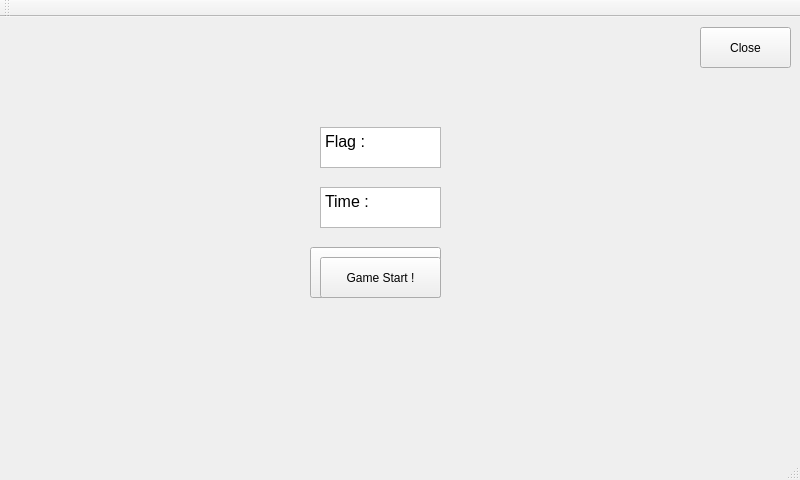
<?xml version="1.0" encoding="UTF-8"?>
<ui version="4.0">
 <class>MainWindow</class>
 <widget class="QMainWindow" name="MainWindow">
  <property name="geometry">
   <rect>
    <x>0</x>
    <y>0</y>
    <width>800</width>
    <height>480</height>
   </rect>
  </property>
  <property name="cursor">
   <cursorShape>BlankCursor</cursorShape>
  </property>
  <property name="windowTitle">
   <string>MainWindow</string>
  </property>
  <widget class="QWidget" name="centralWidget">
   <widget class="QPushButton" name="Active_BT">
    <property name="geometry">
     <rect>
      <x>310</x>
      <y>230</y>
      <width>131</width>
      <height>51</height>
     </rect>
    </property>
    <property name="cursor">
     <cursorShape>BlankCursor</cursorShape>
    </property>
    <property name="text">
     <string>START</string>
    </property>
    <property name="checkable">
     <bool>true</bool>
    </property>
   </widget>
   <widget class="QPushButton" name="Close_BT">
    <property name="geometry">
     <rect>
      <x>700</x>
      <y>10</y>
      <width>91</width>
      <height>41</height>
     </rect>
    </property>
    <property name="text">
     <string>Close</string>
    </property>
   </widget>
   <widget class="QPushButton" name="gameStartBt">
    <property name="geometry">
     <rect>
      <x>320</x>
      <y>240</y>
      <width>121</width>
      <height>41</height>
     </rect>
    </property>
    <property name="text">
     <string>Game Start !</string>
    </property>
   </widget>
   <widget class="QTextBrowser" name="flagText">
    <property name="geometry">
     <rect>
      <x>320</x>
      <y>110</y>
      <width>121</width>
      <height>41</height>
     </rect>
    </property>
    <property name="html">
     <string>&lt;!DOCTYPE HTML PUBLIC &quot;-//W3C//DTD HTML 4.0//EN&quot; &quot;http://www.w3.org/TR/REC-html40/strict.dtd&quot;&gt;
&lt;html&gt;&lt;head&gt;&lt;meta name=&quot;qrichtext&quot; content=&quot;1&quot; /&gt;&lt;style type=&quot;text/css&quot;&gt;
p, li { white-space: pre-wrap; }
&lt;/style&gt;&lt;/head&gt;&lt;body style=&quot; font-family:'Piboto Light'; font-size:12pt; font-weight:400; font-style:normal;&quot;&gt;
&lt;p style=&quot; margin-top:0px; margin-bottom:0px; margin-left:0px; margin-right:0px; -qt-block-indent:0; text-indent:0px;&quot;&gt;Flag : &lt;/p&gt;&lt;/body&gt;&lt;/html&gt;</string>
    </property>
   </widget>
   <widget class="QTextBrowser" name="timeText">
    <property name="geometry">
     <rect>
      <x>320</x>
      <y>170</y>
      <width>121</width>
      <height>41</height>
     </rect>
    </property>
    <property name="html">
     <string>&lt;!DOCTYPE HTML PUBLIC &quot;-//W3C//DTD HTML 4.0//EN&quot; &quot;http://www.w3.org/TR/REC-html40/strict.dtd&quot;&gt;
&lt;html&gt;&lt;head&gt;&lt;meta name=&quot;qrichtext&quot; content=&quot;1&quot; /&gt;&lt;style type=&quot;text/css&quot;&gt;
p, li { white-space: pre-wrap; }
&lt;/style&gt;&lt;/head&gt;&lt;body style=&quot; font-family:'Piboto Light'; font-size:12pt; font-weight:400; font-style:normal;&quot;&gt;
&lt;p style=&quot; margin-top:0px; margin-bottom:0px; margin-left:0px; margin-right:0px; -qt-block-indent:0; text-indent:0px;&quot;&gt;Time :&lt;/p&gt;&lt;/body&gt;&lt;/html&gt;</string>
    </property>
   </widget>
  </widget>
  <widget class="QMenuBar" name="menuBar">
   <property name="geometry">
    <rect>
     <x>0</x>
     <y>0</y>
     <width>800</width>
     <height>26</height>
    </rect>
   </property>
  </widget>
  <widget class="QToolBar" name="mainToolBar">
   <attribute name="toolBarArea">
    <enum>TopToolBarArea</enum>
   </attribute>
   <attribute name="toolBarBreak">
    <bool>false</bool>
   </attribute>
  </widget>
  <widget class="QStatusBar" name="statusBar"/>
 </widget>
 <layoutdefault spacing="6" margin="11"/>
 <resources/>
 <connections/>
</ui>
